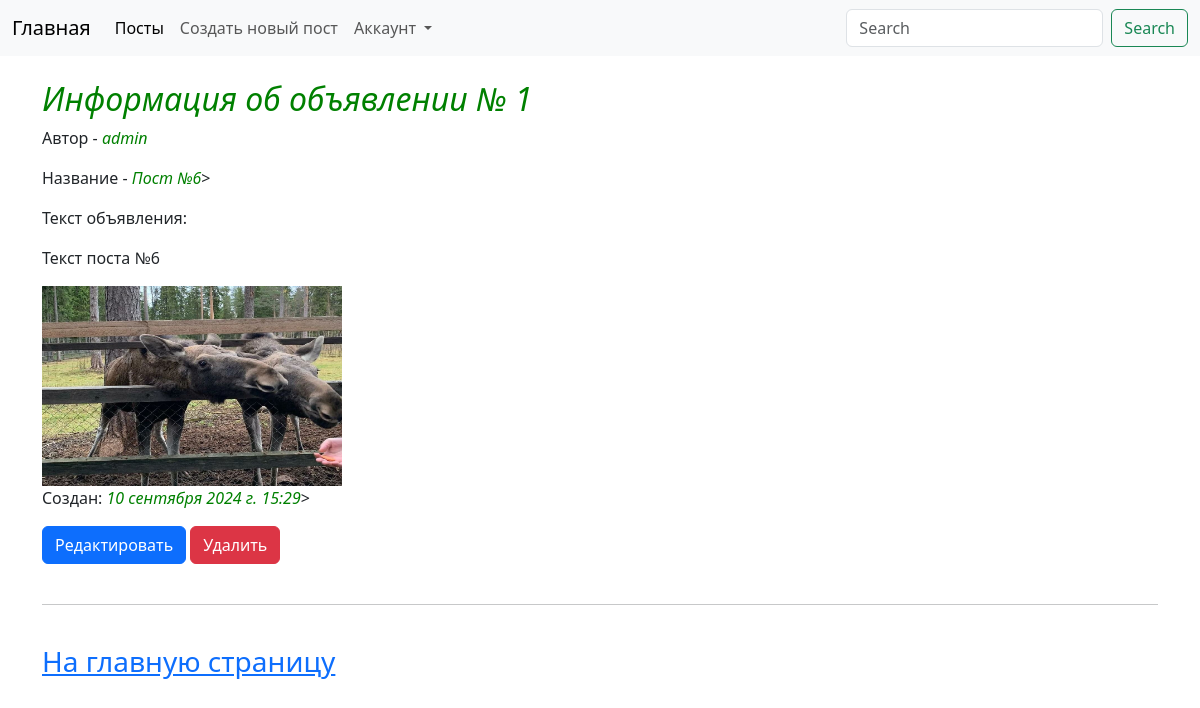
Screenshot of /board/posts/post-no6/ with the database file from the repository.
### board/models.py (models this page shows, shortened)
class Post(models.Model):
    author = models.ForeignKey(User, on_delete=models.CASCADE, verbose_name='Автор')
    title = models.CharField(max_length=200, verbose_name='Заголовок')
    text = models.TextField(max_length=500, verbose_name='Текст объявления')
    created_at = models.DateTimeField(default=timezone.now, verbose_name='Опубликовано',
                                      editable=False)  # Параметр 'editable' отключает возможность для редактирования
    url_adders = models.CharField(max_length=150, verbose_name='Ссылка на сайт')
    image = models.ImageField(upload_to='posts/', null=True, verbose_name='Изображение')
    slug = models.SlugField(max_length=200, unique=True, editable=False, null=True)
    class Meta:  # Настроечный класс
        verbose_name = 'Объявление'
        verbose_name_plural = 'Объявления'

### users/models.py (models this page shows)
class CustomUser(AbstractUser):
    phone = models.CharField(max_length=20, verbose_name="Телефон")
    city = models.CharField(max_length=100, verbose_name="Город")
    image = models.ImageField(upload_to="users/", null=True, verbose_name="Изображение")

### board/views.py (the view)
# urls.py: path('posts/<slug:slug>/', post_detail, name='post_detail'),
def post_detail(request, slug):
    posts = get_object_or_404(Post, slug=slug)
    context = {
        'title': 'Информация о посте',
        'posts': posts
    }
    return render(request, template_name='board/post_detail.html', context=context)

### board/templates/board/post_detail.html (shortened to what this page needs)
{% extends 'board/base.html' %}
{% block content %}
<br>
<div class="container">
<h2><i>Информация об объявлении № {{posts.id}}</i></h2>
<p>Автор - <i>{{posts.author}}</i></p>
  <p>Название - <i>{{posts.title}}</i>></p>
<p>Текст объявления:</p>
<p>{{posts.text}}</p>
{% if posts.image %}
    <img width="300px" height="200px" src="{{posts.image.url}}">
{% endif %}
<br>
  <p>Создан: <i>{{posts.created_at}}</i>></p>
<div>
    <a href="{% url 'board:post_edit' pk=posts.id%}" class="btn btn-primary">Редактировать</a>
    <form action="{% url 'board:post_delete' pk=posts.id %}" method="get" style="display:inline">
        <button type="submit" class="btn btn-danger">Удалить</button>
    </form>
</div>
<br>
<hr>
<br>
<a href="{% url 'board:index'%}"><h3>На главную страницу</h3></a>
</div>
{% endblock content %}

### board/templates/board/post_detail.html (style rules this page uses)
i { color: green; }

### rows the page displays
Post: id "1", author "admin", title "Пост №6", text "Текст поста №6", image (picture), created_at "10 сентября 2024 г. 15:29"
